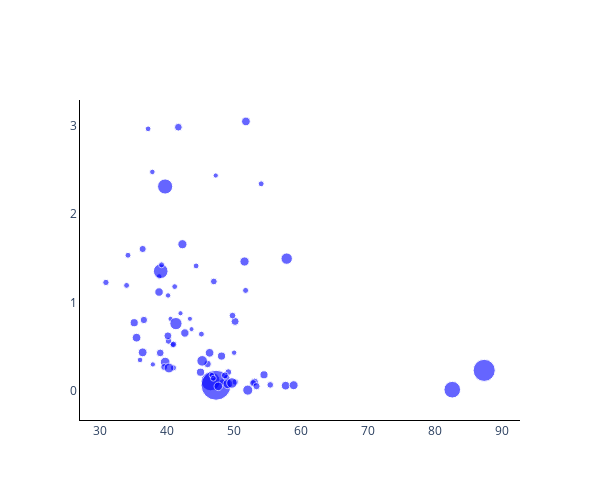

Write notebook code for a chart like this one.
### Code cell
# Plot main figure
fig = go.Figure()
resized_size = (msize_range[0] + (msize_range[1]-msize_range[0]) * (to_plot['aggregate_size_um2'] - to_plot['aggregate_size_um2'].min()) / (to_plot['aggregate_size_um2'].max() - to_plot['aggregate_size_um2'].min())).astype(float)

fig.add_trace(go.Scatter(
    x=to_plot['dense_surface_perc'],
    y=to_plot['ridge_surface_perc'],
    mode='markers',
    marker=dict(
        size=resized_size,
        color='blue',
        opacity=0.6
    ),
    text=to_plot['nr']
))

fig.update_layout({
    'plot_bgcolor': 'rgba(255,255,255,1)',
    'paper_bgcolor': 'rgba(255,255,255,1)',
    'xaxis': dict(
        zeroline = False,
        showgrid = False,
        tickmode = 'linear',
        tick0 = 0,
        dtick = 10,
        showline=True,
        linewidth = 1,
        linecolor='black'
    ),
    'yaxis': dict(
        zeroline = False,
        showgrid = False,
        tickmode = 'linear',
        tick0 = 0,
        dtick = 1,
        showline=True,
        linewidth = 1,
        linecolor='black'
    )
})
fig.update_layout(
    width=fig_width,
    height=fig_height,
    showlegend=False
)

#fig.update_xaxes(showline=True, linewidth=1, linecolor='black')
#fig.update_yaxes(showline=True, linewidth=1, linecolor='black')
fig.show()
fig.write_image("/Users/lukasvandenheuvel/Documents/EPFL/MA4/PDM/Figures/fig_aggregates/scatterplot_main.pdf")

### Figure 1 — Plotly figure (JSON) as saved in the notebook; plotly's stock layout.template omitted (floating-point values rounded to 4 significant figures)
{"data": [{"marker": {"color": "blue", "opacity": 0.6, "size": [19.14, 6.433, 5.417, 5.421, 6.368, 30, 8.413, 5.614, 8.556, 6.741, 8.676, 6.495, 5.144, 5.903, 8.001, 9.69, 6.138, 7.836, 6.615, 7.059, 5.571, 7.208, 6.55, 7.352, 7.717, 8.726, 9.759, 7.898, 7.152, 5.249, 6.294, 5.604, 5.109, 5, 5.246, 5.495, 5.548, 7.453, 5.699, 10.12, 8.097, 8.097, 6.608, 14.68, 15.14, 5.872, 10.61, 5.218, 6.959, 7.719, 5.89, 9.186, 9.856, 11.39, 8.724, 6.724, 8.532, 16.65, 5.92, 6.017, 5.766, 9.217, 12.24, 8.147, 22.1, 8.165, 5.814, 5.934, 5.869, 10.49, 8.811, 6.981, 8.657, 6.684, 8.955]}, "mode": "markers", "text": [0, 1, 2, 3, 4, 5, 6, 7, 8, 10, 11, 12, 13, 16, 17, 18, 19, 20, 21, 22, 23, 24, 25, 26, 27, 28, 29, 30, 31, 33, 34, 35, 36, 37, 38, 39, 40, 41, 42, 43, 45, 46, 47, 48, 49, 50, 51, 52, 53, 54, 55, 56, 57, 59, 60, 61, 62, 63, 65, 66, 67, 68, 69, 71, 72, 74, 75, 76, 77, 78, 80, 81, 82, 83, 84], "type": "scatter", "x": [46.49, 50.16, 40.15, 50.0, 48.25, 47.31, 42.65, 40.84, 47.64, 49.14, 46.34, 48.9, 42.0, 45.12, 50.14, 49.07, 40.94, 53.05, 40.22, 52.84, 46.68, 53.34, 40.95, 36.53, 38.98, 35.45, 39.71, 40.12, 36.36, 37.88, 30.88, 35.96, 43.41, 43.65, 40.52, 38.82, 37.8, 46.04, 37.17, 52.04, 48.12, 54.46, 55.39, 39.05, 39.71, 46.9, 45.23, 47.26, 39.57, 41.68, 54.04, 42.29, 40.28, 57.85, 51.76, 46.98, 38.8, 82.55, 34.17, 51.72, 41.14, 51.55, 41.32, 35.09, 87.31, 44.99, 44.33, 39.17, 33.96, 49.67, 36.35, 48.63, 57.69, 49.76, 58.88], "y": [0.1117, 0.1027, 1.081, 0.4343, 0.1025, 0.06628, 0.6569, 0.5253, 0.05388, 0.2148, 0.4328, 0.1523, 0.8801, 0.6443, 0.7879, 0.08202, 0.2626, 0.1026, 0.567, 0.09089, 0.1799, 0.05589, 0.5284, 0.8039, 0.4317, 0.604, 0.328, 0.6248, 1.606, 0.3018, 1.229, 0.3522, 0.8175, 0.7006, 0.8162, 1.296, 2.478, 0.3065, 2.965, 0.01125, 0.3957, 0.1842, 0.07029, 1.356, 2.313, 0.1452, 0.3421, 2.437, 0.2725, 2.983, 2.343, 1.66, 0.261, 1.498, 3.048, 1.239, 1.12, 0.01602, 1.536, 1.138, 1.181, 1.465, 0.763, 0.773, 0.2345, 0.2136, 1.415, 1.427, 1.195, 0.09222, 0.4379, 0.178, 0.06142, 0.8533, 0.06685]}], "layout": {"height": 500, "paper_bgcolor": "rgba(255,255,255,1)", "plot_bgcolor": "rgba(255,255,255,1)", "showlegend": false, "width": 600, "xaxis": {"dtick": 10, "linecolor": "black", "linewidth": 1, "showgrid": false, "showline": true, "tick0": 0, "tickmode": "linear", "zeroline": false}, "yaxis": {"dtick": 1, "linecolor": "black", "linewidth": 1, "showgrid": false, "showline": true, "tick0": 0, "tickmode": "linear", "zeroline": false}}}
